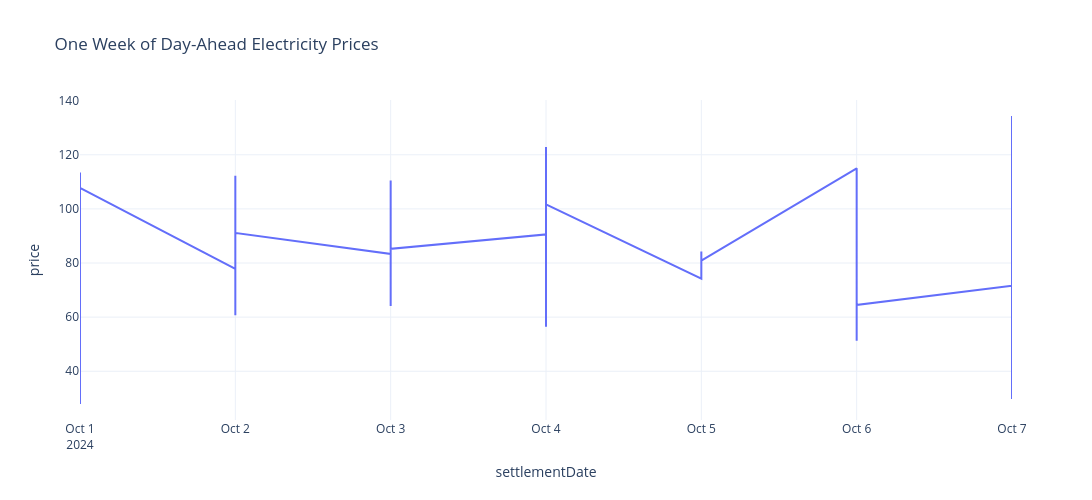

Here is the notebook cell this chart was saved with:
### Markdown cell above
The daily average electricity price exhibits substantial variability over time, reflecting changing market conditions driven by demand, renewable generation, fuel prices, and seasonal effects. Although prices fluctuate considerably, periods of sustained higher and lower prices suggest that the market is not entirely random and contains temporal structure that can be exploited by forecasting models.

### Code cell
sample = clean_price_df[
    (clean_price_df["settlementDate"] >= "2024-10-01") &
    (clean_price_df["settlementDate"] < "2024-10-08")
]

fig = px.line(
    sample,
    x="settlementDate",
    y="price",
    title="One Week of Day-Ahead Electricity Prices"
)

fig.update_layout(
    template="plotly_white",
    height=500,
    width=1100,
    hovermode="x unified"
)

fig.show()

### Figure 1 — Plotly figure (JSON) as saved in the notebook; plotly's stock layout.template omitted (floating-point values rounded to 4 significant figures; data arrays with more than 128 entries replaced by an {"elided": "..."} marker saying what was removed)
{"data": [{"hovertemplate": "settlementDate=%{x}<br>price=%{y}<extra></extra>", "legendgroup": "", "line": {"color": "#636efa", "dash": "solid"}, "marker": {"symbol": "circle"}, "mode": "lines", "name": "", "orientation": "v", "showlegend": false, "type": "scatter", "x": {"elided": "289 str values"}, "xaxis": "x", "y": {"elided": "289 float values"}, "yaxis": "y"}], "layout": {"height": 500, "hovermode": "x unified", "legend": {"tracegroupgap": 0}, "title": {"text": "One Week of Day-Ahead Electricity Prices"}, "width": 1100, "xaxis": {"anchor": "y", "domain": [0, 1], "title": {"text": "settlementDate"}}, "yaxis": {"anchor": "x", "domain": [0, 1], "title": {"text": "price"}}}}
